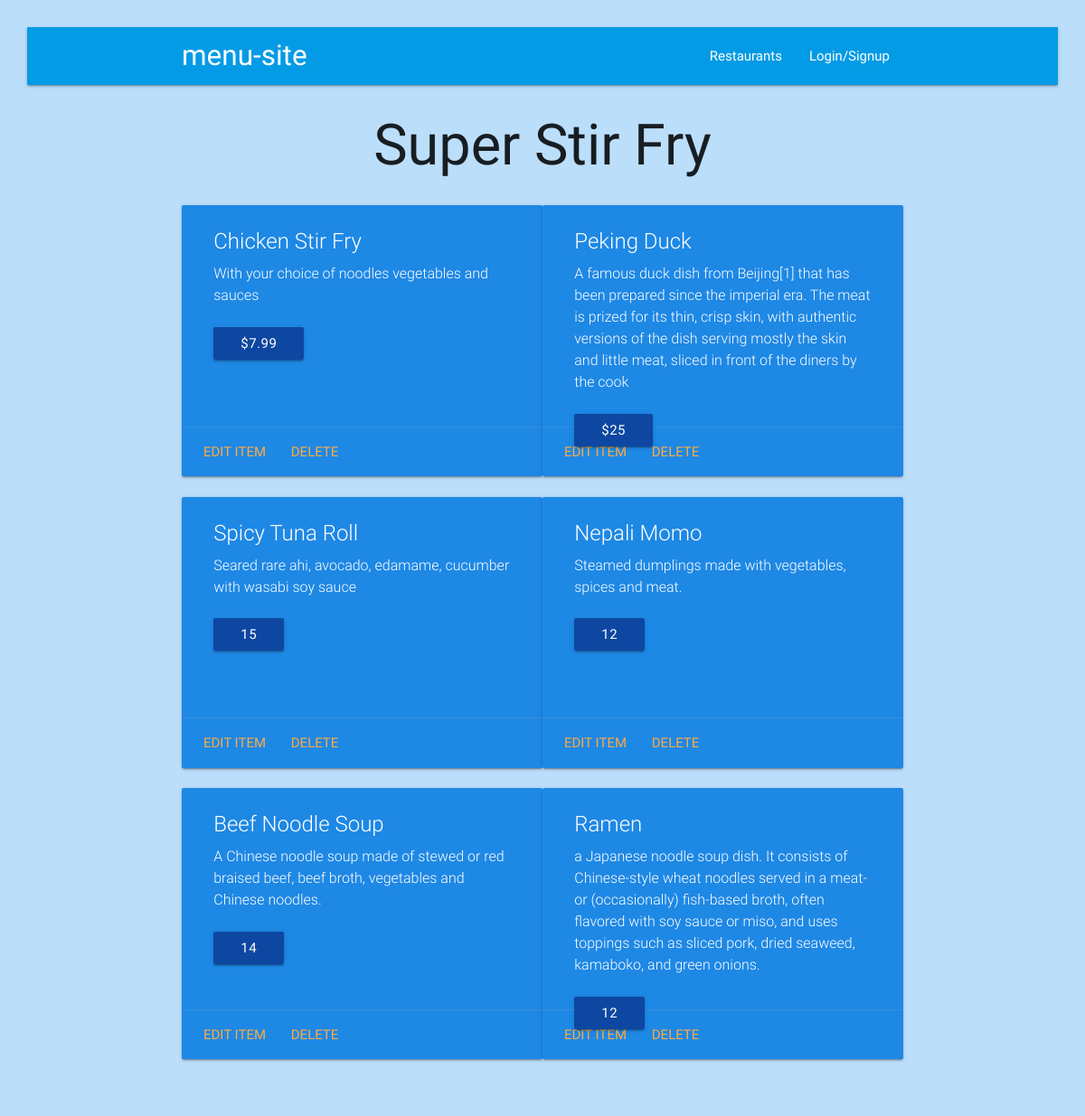
The page /restaurant/2/ on the database its author committed.
### database_setup.py (models this page shows, shortened)
class Restaurant(Base):
    __tablename__ = 'restaurant'
    id = Column(Integer, primary_key=True)
    name = Column(String(250), nullable=False)
    user_id = Column(Integer, ForeignKey('user.id'))
    user = relationship(User)

class MenuItem(Base):
    __tablename__ = 'menu_item'
    name = Column(String(80), nullable=False)
    id = Column(Integer, primary_key=True)
    description = Column(String(250))
    price = Column(String(8))
    course = Column(String(250))
    restaurant_id = Column(Integer, ForeignKey('restaurant.id'))
    restaurant = relationship(Restaurant)
    user_id = Column(Integer, ForeignKey('user.id'))
    user = relationship(User)

### app.py (the view)
@app.route('/restaurant/<int:restaurant_id>/')
def showRestaurantMenu(restaurant_id):
    restaurant = db.session.query(Restaurant).filter_by(id=restaurant_id).one()
    items = db.session.query(MenuItem).filter_by(restaurant_id=restaurant.id)
    return render_template('showRestaurantMenu.html', restaurant=restaurant, items=items)

### templates/showRestaurantMenu.html (shortened to what this page needs)
{% extends "base.html" %}
{% block content %}
  <h1 class="center-align under">{{restaurant.name}}</h1>
  <div class="row">
    <div class="col s12">
  {% for i in items %}
      <div class="card small blue darken-1 col s6 hoverable">
        <div class="card-content white-text">
          <span class="card-title">{{i.name}}</span>
          <p class="card-text flow-text">{{i.description}} </p>
          <br>
          <a class="blue darken-4 waves-effect waves-light btn">{{i.price}}</a>
        </div>
        <div class="card-action">
          <a href="{{url_for('editMenuItem', restaurant_id = restaurant.id, menu_id = i.id) }}">Edit Item</a>
          <a href="{{url_for('deleteMenuItem', restaurant_id = restaurant.id, menu_id = i.id ) }}">Delete</a>
        </div>
      </div>
        {% endfor %}
    </div>
  </div>
  {% endblock %}

### static/css/styles.css (style rules this page uses)
.card-text { font-size: 16px ; }
body { padding: 2em; }

### rows shown on the page
Restaurant: name "Super Stir Fry"
MenuItem: name "Chicken Stir Fry", description "With your choice of noodles vegetables and sauces", price "$7.99"
MenuItem: name "Peking Duck", description "A famous duck dish from Beijing[1] that has been prepared since the imperial era. The meat is prized for its thin, crisp skin, with authentic versions of the dish serving mostly the skin and little meat, sliced in front of the diners by the cook", price "$25"
MenuItem: name "Spicy Tuna Roll", description "Seared rare ahi, avocado, edamame, cucumber with wasabi soy sauce", price "15"
MenuItem: name "Nepali Momo", description "Steamed dumplings made with vegetables, spices and meat.", price "12"
MenuItem: name "Beef Noodle Soup", description "A Chinese noodle soup made of stewed or red braised beef, beef broth, vegetables and Chinese noodles.", price "14"
MenuItem: name "Ramen", description "a Japanese noodle soup dish. It consists of Chinese-style wheat noodles served in a meat- or (occasionally) fish-based broth, often flavored with soy sauce or miso, and uses toppings such as sliced pork, dried seaweed, kamaboko, and green onions.", price "12"
